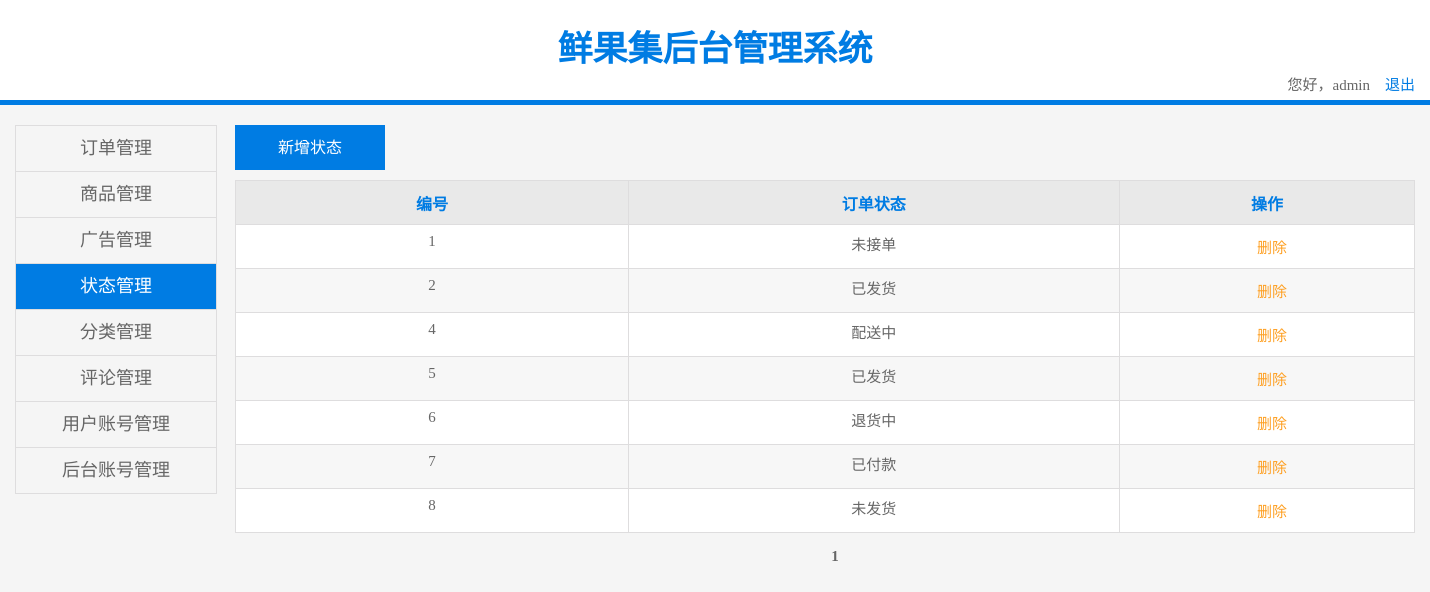
The app's page /admin/status.php (signed in) with its own data.
### tables this page shows
CREATE TABLE `status` (
  `id` int(10) unsigned NOT NULL AUTO_INCREMENT,
  `name` varchar(50) NOT NULL,
  PRIMARY KEY (`id`)
);

### admin/status.php (the view, shortened to what this page needs)
<?php
    include '../public/common/page.php';
    $sql = "select * from status";
    $current_page   = empty($_GET['page']) ? 1 : $_GET['page'];
    $page = new Page('',$sql,$current_page,7,"?page=");
    $pagerows = $page->list;
?>
<!DOCTYPE html>
<html lang="en">
<head>
    <link href="css/public.css" type="text/css" rel="stylesheet"/>
    <link href="css/order_statistics.css" type="text/css" rel="stylesheet"/>
</head>
<body>
    <div class="header">
        <div class="header_size">
            <p class="header_title">鲜果集后台管理系统 </p>
            <span class="header_exit">您好，<?php echo $_SESSION['admin_username']; ?>&nbsp;&nbsp;&nbsp; <a href="./api/logout.php" onclick="return confirm('确认退出系统吗？');">退出</a></span>
        </div>
    </div>
    <div class="content">
        <div class="con_con">
            <ul class="nav">
                <li><a href="indent_m.php">订单管理</a></li>
                <li><a href="product.php">商品管理</a></li>
                <li><a href="adv.php">广告管理</a></li>
                <li><a href="status.php" class="active">状态管理</a></li>
                <li><a href="class.php">分类管理</a></li>
                <li><a href="comment.php">评论管理</a></li>
                <li><a href="business.php">用户账号管理</a></li>
                <li><a href="admin.php">后台账号管理</a></li>
            </ul>
            <div class="right">
                 <p class="add" style="margin-top:0;"><input type="text" value="新增状态"  onfocus="this.blur()" class="add_newAdv"></p>
                <table class="details">
                    <tr>
                        <th class="classification">编号</th>
                        <th class="name">订单状态</th>
                        <th class="number">操作</th>
                    </tr>
                    <?php
                        foreach($pagerows as $row){
                    ?>
                        <tr>
                            <td class="classification"><span><?php echo $row['id']; ?></span></td>
                            <td class="name"><span><?php echo $row['name']; ?></span></td>
                            <td class="number">
                                <a href="./page/status/delete.php?id=<?php echo $row['id']; ?>&name=<?php echo $row['name']; ?>" class="Delete">删除</a>
                            </td>
                        </tr>
                    <?php } ?>
                </table>
                <p class="page"><?php echo $page->getPageList(); ?></p>
            </div>
        </div>
    </div>
</body>
</html>

### admin/css/public.css (style rules this page uses)
* { margin: 0; padding: 0; }
body, html { margin: 0; background-color: #f5f5f5; height: 100%; font-family: 微软雅黑; color: rgb(102, 102, 102); font-size: 15px; }
.header { width: 100%; height: 100px; line-height: 100px; background-color: #fff; margin: 0; color: #007ce3; border-bottom: 5px solid #007ce3; text-align: center; }
.header_size { width: 1400px; margin: 0 auto; display: inline-block; }
.header_size a { line-height: 10px; color: #007ce3; text-decoration: none; }
.header_exit { float: right; height: 20px; line-height: 20px; color: rgb(102, 102, 102); margin-top: -25px; }
.header .header_title { width: 688px; line-height: 100px; color: #007ce3; text-align: center; font-size: 35px; font-weight: bold; margin: 0 auto; }
.content { width: 100%; margin: 0 auto; display: inline-block; text-align: center; margin-top: 20px; margin-bottom: 50px; }
.content .con_con { width: 1400px; height: 500px; margin: 0 auto; }
.content .con_con .nav { float: left; width: 200px; border: 1px solid #deddde; font-family: 微软雅黑; border-bottom: 0; }
.content .con_con .nav li { list-style: none; width: 100%; height: 45px; text-align: center; line-height: 45px; border-bottom: 1px solid #deddde; }
.content .con_con .nav li a { display: inline-block; width: 100%; height: 100%; color: rgb(102, 102, 102); text-decoration: none; font-size: 18px; }
.content .con_con .nav li .active { color: #fff; background-color: #007ce3; }
.content .con_con .right { width: 1180px; float: right; height: 500px; margin-bottom: 50px; }
.content .con_con .right .details { border-collapse: collapse; border: 1px solid #deddde; margin-top: 20px; background-color: #fff; width: 100%; }
.content .con_con .right .add { text-align: left; margin-top: 0; }
.content .con_con .right .add input { width: 150px; height: 45px; line-height: 45px; color: #fff; background-color: #007ce3; border: 0; text-align: center; font-size: 16px; cursor: pointer; }
.content .con_con .right .details { border-collapse: collapse; border: 1px solid #deddde; margin-top: 10px; font-family: 微软雅黑; }
.content .con_con .right .details th { color: #007ce3; background-color: rgb(233, 233, 233); font-size: 16px; font-family: 微软雅黑; }
.content .con_con .right .details td, th { border: 1px solid #deddde; height: 43px; overflow: hidden; text-align: center; font-family: 微软雅黑; }
.content .con_con .right .details td span { min-height: 23px; max-height: 43px; overflow: hidden; padding: 0 7px; display: inline-block; }
.content .con_con .right .details a { color: rgb(254, 159, 33); text-decoration: none; font-size: 15px; width: 40px; margin-left: 10px; font-family: 微软雅黑; }
.content .con_con .right .page { display: inline-block; width: 100%; margin-top: 5px; }
.page { width:100%; padding: 10px; }

### admin/css/order_statistics.css (style rules this page uses)
.content .con_con .right .details { border-collapse: collapse; border: 1px solid #deddde; margin-top: 10px; background-color: #fff; }
.content .con_con .right .details th { color: #007ce3; }
.content .con_con .right .details td,th { border: 1px solid #deddde; }
.content .con_con .right .details .classification { width: 400px; }
.content .con_con .right .details .name { width: 500px; }
.content .con_con .right .details .number { width: 300px; }

### records on screen
status: id "1", name "未接单"
status: id "2", name "已发货"
status: id "4", name "配送中"
status: id "5", name "已发货"
status: id "6", name "退货中"
status: id "7", name "已付款"
status: id "8", name "未发货"

### other values on screen
$_SESSION['admin_username'] "admin"
